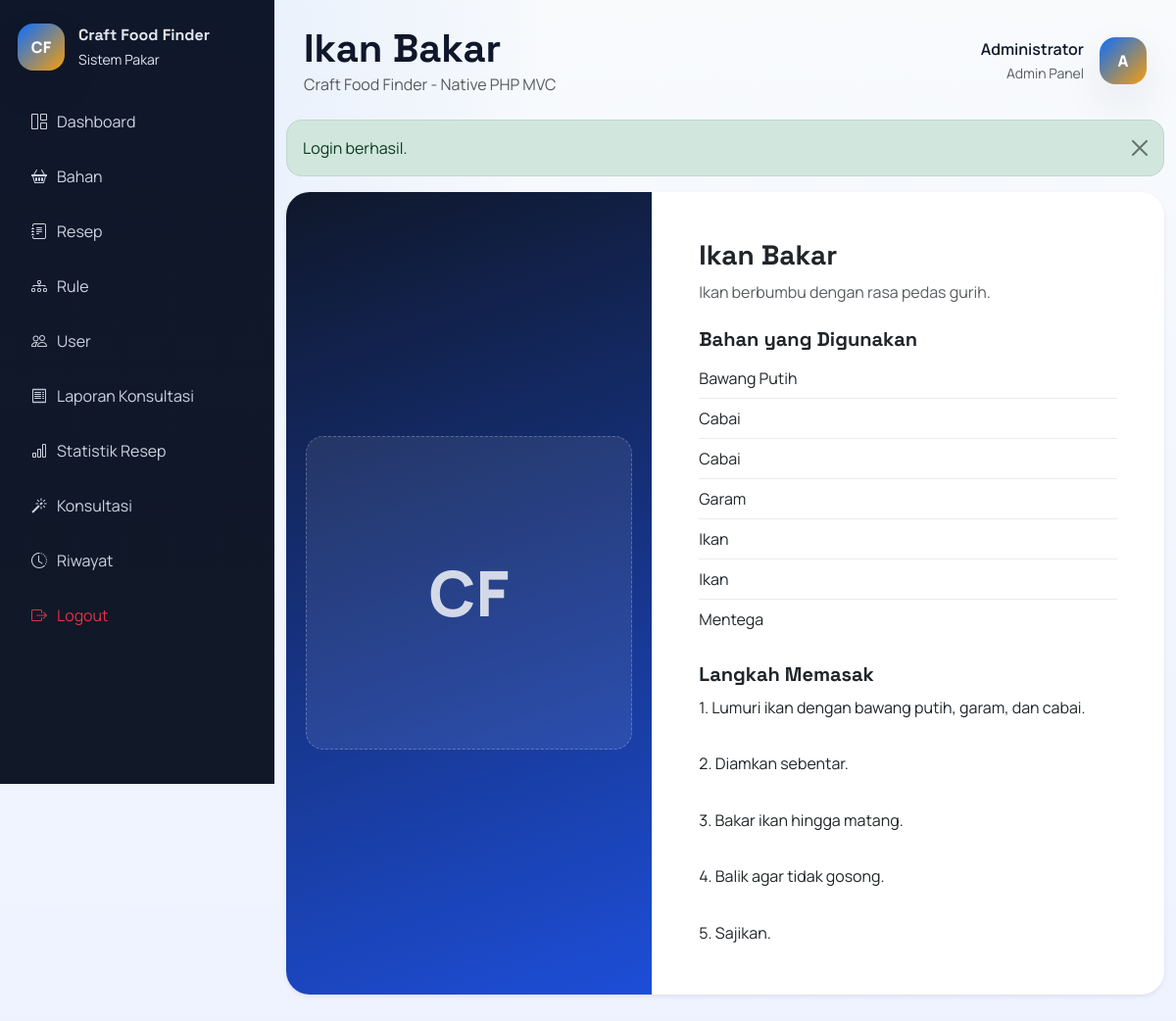
Screenshot of /index.php?route=recipe/show&id=14 (signed in) with the database file from the repository.
### tables this page shows
CREATE TABLE recipes (
    id INT AUTO_INCREMENT PRIMARY KEY,
    nama_resep VARCHAR(150) NOT NULL,
    deskripsi TEXT NULL,
    langkah_memasak TEXT NOT NULL,
    gambar VARCHAR(255) NULL
);

CREATE TABLE ingredients (
    id INT AUTO_INCREMENT PRIMARY KEY,
    nama_bahan VARCHAR(100) NOT NULL UNIQUE,
    deskripsi TEXT NULL
);

### app/core/BaseController.php (called while the page is built, shortened)
<?php
class BaseController
{
    protected function render(string $view, array $data = [], string $layout = 'user'): void
    {
        extract($data);
        $viewFile = __DIR__ . '/../../views/' . $view . '.php';
        require $viewFile;
    }
}

### app/controllers/RecipeController.php (called while the page is built, shortened)
<?php
class RecipeController extends BaseController
{
    public function show(): void
    {
        $id = (int) ($_GET['id'] ?? 0);
        $recipe = $this->recipeModel->findWithIngredients($id);
        $this->render('recipes/detail', [
            'title' => $recipe['nama_resep'],
            'recipe' => $recipe,
        ], auth_role('admin') ? 'admin' : 'user');
    }
}

### public/index.php (called while the page is built, shortened)
<?php
$route = $_GET['route'] ?? '';
[$controllerSegment, $action] = array_pad(explode('/', $route, 2), 2, 'index');
$controller = new $controllerName();
$action = $action ?: 'index';
$controller->{$action}();

### app/core/BaseModel.php (called while the page is built, shortened)
<?php
class BaseModel
{
    public function __construct()
    {
        $this->pdo = db();
    }
}

### app/config/database.php (called while the page is built, shortened)
<?php
function db(): PDO
{
    static $pdo = null;
    if ($pdo instanceof PDO) {
        return $pdo;
    }
    $config = require __DIR__ . '/config.php';
    $dsn = sprintf(
        'mysql:host=%s;port=%s;dbname=%s;charset=%s',
        $config['db_host'],
        $config['db_port'],
        $config['db_name'],
        $config['db_charset']
    );
    $pdo = new PDO($dsn, $config['db_user'], $config['db_pass'], [
        PDO::ATTR_ERRMODE => PDO::ERRMODE_EXCEPTION,
        PDO::ATTR_DEFAULT_FETCH_MODE => PDO::FETCH_ASSOC,
        PDO::ATTR_EMULATE_PREPARES => false,
    ]);
    return $pdo;
}

### app/models/RecipeModel.php (called while the page is built, shortened)
<?php
class RecipeModel extends BaseModel
{
    public function findWithIngredients(int $id): ?array
    {
        $stmt = $this->pdo->prepare('SELECT r.* FROM recipes r WHERE r.id = :id LIMIT 1');
        $stmt->execute(['id' => $id]);
        $recipe = $stmt->fetch();
        $ingredientStmt = $this->pdo->prepare('SELECT i.* FROM rule_details rd INNER JOIN rules ru ON ru.id = rd.rule_id INNER JOIN ingredients i ON i.id = rd.ingredient_id WHERE ru.recipe_id = :recipe_id ORDER BY i.nama_bahan ASC');
        $ingredientStmt->execute(['recipe_id' => $id]);
        $recipe['ingredients'] = $ingredientStmt->fetchAll();
        return $recipe;
    }
}

### app/helpers.php (called while the page is built, shortened)
<?php
function e(mixed $value): string
{
    return htmlspecialchars((string) $value, ENT_QUOTES, 'UTF-8');
}

### views/recipes/detail.php (the view, shortened to what this page needs)
<div class="card shadow-sm border-0 mb-4 overflow-hidden">
    <div class="row g-0">
        <div class="col-12 col-lg-5">
            <div class="recipe-hero">
                <?php if (!empty($recipe['gambar'])): ?>
                    <img src="<?= e($recipe['gambar']) ?>" alt="<?= e($recipe['nama_resep']) ?>" class="recipe-image">
                <?php else: ?>
                    <div class="recipe-image-placeholder">CF</div>
                <?php endif; ?>
            </div>
        </div>
        <div class="col-12 col-lg-7">
            <div class="card-body p-4 p-lg-5">
                <h2 class="h3 fw-bold mb-2"><?= e($recipe['nama_resep']) ?></h2>
                <p class="text-muted mb-4"><?= e($recipe['deskripsi'] ?: 'Tidak ada deskripsi.') ?></p>
                <h3 class="h5 fw-bold">Bahan yang Digunakan</h3>
                <ul class="list-group list-group-flush mb-4">
                    <?php foreach ($recipe['ingredients'] as $ingredient): ?>
                        <li class="list-group-item px-0 d-flex justify-content-between">
                            <span><?= e($ingredient['nama_bahan']) ?></span>
                        </li>
                    <?php endforeach; ?>
                </ul>
                <h3 class="h5 fw-bold">Langkah Memasak</h3>
                <div class="recipe-steps"><?= nl2br(e($recipe['langkah_memasak'])) ?></div>
            </div>
        </div>
    </div>
</div>

### public/css/style.css (style rules this page uses)
:root { --bg: #f5f7fb; --surface: #ffffff; --surface-2: #0f172a; --primary: #0d6efd; --primary-2: #1d4ed8; --accent: #f59e0b; --text: #0f172a; --muted: #64748b; --border: rgba(15, 23, 42, 0.08); --shadow: 0 18px 45px rgba(15, 23, 42, 0.08); }
* { box-sizing: border-box; }
body { margin: 0; font-family: 'Manrope', 'Segoe UI', sans-serif; background: radial-gradient(circle at top left, rgba(13, 110, 253, 0.12), transparent 35%), linear-gradient(180deg, #f8fafc 0%, #eef2ff 100%); color: var(--text); }
h1, h2, h3, h4, h5, .navbar-brand, .brand-title { font-family: 'Space Grotesk', 'Segoe UI', sans-serif; }
.card, .table, .form-control, .form-select, .list-group-item, .alert { border-color: var(--border) !important; }
.card { border-radius: 24px; }
.recipe-hero { min-height: 100%; background: linear-gradient(160deg, #0f172a 0%, #1d4ed8 100%); display: grid; place-items: center; padding: 20px; }
.recipe-image-placeholder { width: 100%; min-height: 320px; border-radius: 18px; display: grid; place-items: center; color: rgba(255, 255, 255, 0.8); font-size: 4rem; font-weight: 800; background: rgba(255, 255, 255, 0.08); border: 1px dashed rgba(255, 255, 255, 0.25); }
.recipe-steps { line-height: 1.8; white-space: pre-line; }

### rows the page displays
recipes: nama_resep "Ikan Bakar", deskripsi "Ikan berbumbu dengan rasa pedas gurih.", langkah_memasak "1. Lumuri ikan dengan bawang putih, garam, dan cabai. 2. Diamkan sebentar. 3. Bakar ikan hingga matang. 4. Balik agar tidak gosong. 5. Sajikan."
ingredients: nama_bahan "Bawang Putih"
ingredients: nama_bahan "Cabai"
ingredients: nama_bahan "Garam"
ingredients: nama_bahan "Ikan"
ingredients: nama_bahan "Mentega"

### other values shown
config('app_name') "Craft Food Finder"
$title "Ikan Bakar"
auth_user()['nama'] "Administrator"
substr((string) (auth_user()['nama'] ?? 'A'), 0, 1) "A"
$message "Login berhasil."
